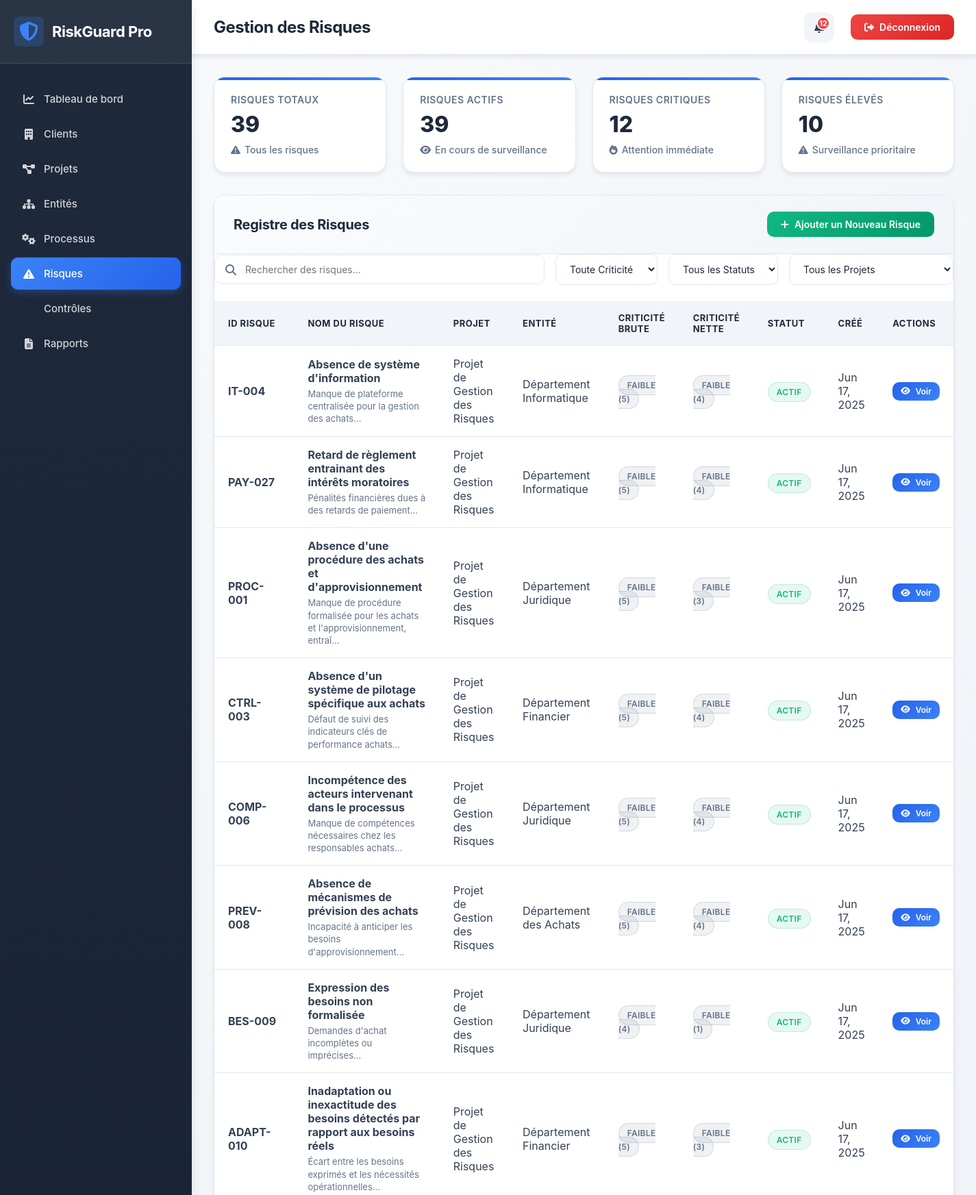
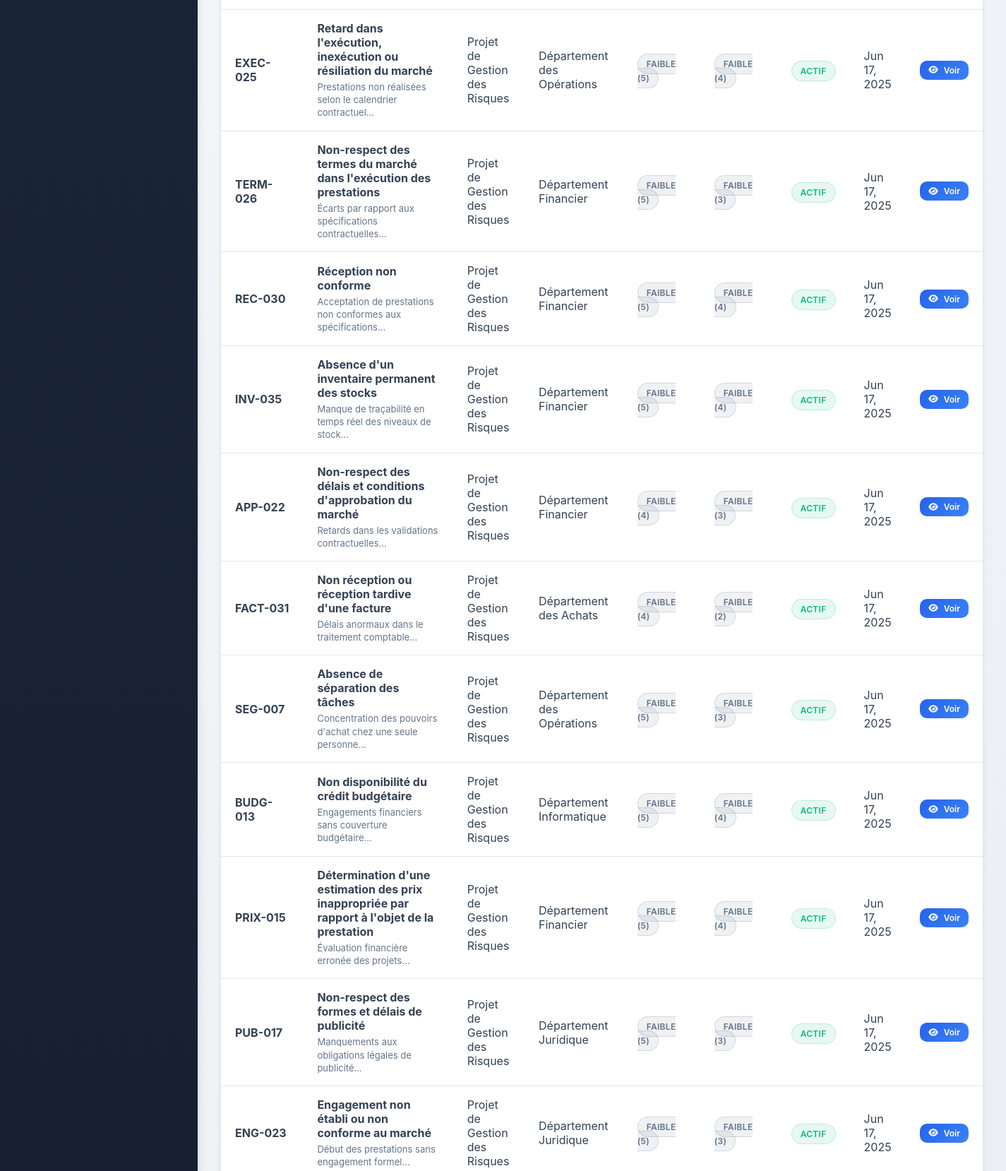
Screenshot of /risks.php (upper part) with the database file from the repository (2 pictures, top to bottom).
### tables this page shows
CREATE TABLE `risk` (
  `id` int(11) NOT NULL,
  `createdAt` datetime DEFAULT CURRENT_TIMESTAMP,
  `updatedAt` datetime DEFAULT CURRENT_TIMESTAMP ON UPDATE CURRENT_TIMESTAMP,
  `name` varchar(255) NOT NULL,
  `code` varchar(255) DEFAULT NULL,
  `description` text,
  `cause` text NOT NULL,
  `details` text,
  `frequency` int(11) NOT NULL,
  `existantDb` text,
  `financialImpact` int(11) NOT NULL,
  `legalImpact` int(11) NOT NULL,
  `reputationImpact` int(11) NOT NULL,
  `activityImpact` int(11) NOT NULL,
  `peopleImpact` int(11) NOT NULL,
  `brutCriticality` int(11) NOT NULL,
  `evaluation` int(11) NOT NULL,
  `netCriticality` int(11) NOT NULL,
  `active` tinyint(1) NOT NULL,
  `activityId` int(11) NOT NULL,
  `entityId` int(11) NOT NULL,
  `operationalObjectiveId` int(11) DEFAULT NULL,
  `strategicObjectiveId` int(11) DEFAULT NULL,
  `riskFamilyId` int(11) DEFAULT NULL,
  `riskScore` int(11) GENERATED ALWAYS AS ((`frequency` * `brutCriticality`)) STORED,
  `residualScore` int(11) GENERATED ALWAYS AS ((`evaluation` * `netCriticality`)) STORED,
  `lastReviewDate` date DEFAULT NULL,
  `nextReviewDate` date DEFAULT NULL,
  `reviewFrequency` enum('weekly','monthly','quarterly','biannually','annually') DEFAULT 'annually'
);

CREATE TABLE `project` (
  `id` int(11) NOT NULL,
  `createdAt` datetime DEFAULT CURRENT_TIMESTAMP,
  `updatedAt` datetime DEFAULT CURRENT_TIMESTAMP ON UPDATE CURRENT_TIMESTAMP,
  `name` varchar(255) NOT NULL,
  `code` varchar(255) DEFAULT NULL,
  `clientId` int(11) NOT NULL,
  `active` tinyint(1) NOT NULL
);

CREATE TABLE `entity` (
  `id` int(11) NOT NULL,
  `createdAt` datetime DEFAULT CURRENT_TIMESTAMP,
  `updatedAt` datetime DEFAULT CURRENT_TIMESTAMP ON UPDATE CURRENT_TIMESTAMP,
  `name` varchar(255) NOT NULL,
  `code` varchar(255) DEFAULT NULL,
  `projectId` int(11) NOT NULL,
  `parentId` int(11) DEFAULT NULL
);

### lang/translation.php (called while the page is built, shortened)
<?php
class Translation {
    private static $translations = [];
    public static function load($lang) {
        $file = __DIR__ . "/$lang.php";
        if (file_exists($file)) {
            self::$translations = include $file;
        } else {
            self::$translations = [];
        }
    }
    public static function translate($key) {
        return self::$translations[$key] ?? $key;
    }
}
function __($key) {
    return Translation::translate($key);
}
?>

### risks.php (the view, shortened to what this page needs)
<?php
require_once 'lang/translation.php';
$database = new Database();
$db = $database->getConnection();
$risks = [];
$total_risks = 0;
$active_risks = 0;
$critical_risks = 0;
$high_risks = 0;
if ($db) {
    try {
        $query = "SELECT r.*,
                         a.name as activity_name,
                         e.name as entity_name,
                         p.name as project_name,
                         r.createdAt
                  FROM risk r
                  LEFT JOIN activity a ON r.activityId = a.id
                  LEFT JOIN entity e ON r.entityId = e.id
                  LEFT JOIN project p ON e.projectId = p.id
                  ORDER BY r.riskScore DESC, r.createdAt DESC";
        $stmt = $db->prepare($query);
        $stmt->execute();
        $risks = $stmt->fetchAll(PDO::FETCH_ASSOC);
        $total_risks = count($risks);
        $active_risks = count(array_filter($risks, function($risk) { return $risk['active']; }));
        $critical_risks = count(array_filter($risks, function($risk) { return $risk['riskScore'] >= 20; }));
        $high_risks = count(array_filter($risks, function($risk) { return $risk['riskScore'] >= 15 && $risk['riskScore'] < 20; }));
    } catch (PDOException $e) {
        error_log("Database error: " . $e->getMessage());
    }
}
?>
<!DOCTYPE html>
<html lang="en">
<head>
    <link rel="stylesheet" href="https://cdnjs.cloudflare.com/ajax/libs/font-awesome/6.4.0/css/all.min.css">
</head>
<body>
    <div id="app">
        <aside class="sidebar">
            <div class="logo">
                <i class="fas fa-shield-alt"></i>
                <span><?php echo __('RiskGuard Pro'); ?></span>
            </div>
            <nav>
                <ul>
                    <li><a href="index.php"><i class="fas fa-chart-line"></i> <?php echo __('Dashboard'); ?></a></li>
                    <li><a href="clients.php"><i class="fas fa-building"></i> <?php echo __('Clients'); ?></a></li>
                    <li><a href="projects.php"><i class="fas fa-project-diagram"></i> <?php echo __('Projects'); ?></a></li>
                    <li><a href="entities.php"><i class="fas fa-sitemap"></i> <?php echo __('Entities'); ?></a></li>
                    <li><a href="processes.php"><i class="fas fa-cogs"></i> <?php echo __('Processes'); ?></a></li>
                    <li><a href="risks.php" class="active"><i class="fas fa-exclamation-triangle"></i> <?php echo __('Risks'); ?></a></li>
                    <li><a href="controls.php"><i class="fas fa-shield-check"></i> <?php echo __('Controls'); ?></a></li>
                    <li><a href="reports.php"><i class="fas fa-file-alt"></i> <?php echo __('Reports'); ?></a></li>
                </ul>
            </nav>
        </aside>
        <div class="content">
            <header class="header">
                <div class="header-left">
                    <h1><?php echo __('Risks Management'); ?></h1>
                </div>
                <div class="header-right">
                    <div class="notifications">
                        <span class="badge"><?php echo $critical_risks; ?></span>
                    </div>
                    <a href="logout.php" class="btn">
                        <i class="fas fa-sign-out-alt"></i> <?php echo __('Logout'); ?>
                    </a>
                </div>
            </header>
            <main class="main-content">
                <div class="stats-grid">
                    <div class="stat-card">
                        <h3><?php echo __('Total Risks'); ?></h3>
                        <div class="stat-value"><?php echo $total_risks; ?></div>
                        <div class="stat-change">
                            <i class="fas fa-exclamation-triangle"></i> <?php echo __('All risks'); ?>
                        </div>
                    </div>
                    <div class="stat-card">
                        <h3><?php echo __('Active Risks'); ?></h3>
                        <div class="stat-value"><?php echo $active_risks; ?></div>
                        <div class="stat-change">
                            <i class="fas fa-eye"></i> <?php echo __('Being monitored'); ?>
                        </div>
                    </div>
                    <div class="stat-card">
                        <h3><?php echo __('Critical Risks'); ?></h3>
                        <div class="stat-value"><?php echo $critical_risks; ?></div>
                        <div class="stat-change">
                            <i class="fas fa-fire"></i> <?php echo __('Immediate attention'); ?>
                        </div>
                    </div>
                    <div class="stat-card">
                        <h3><?php echo __('High Risks'); ?></h3>
                        <div class="stat-value"><?php echo $high_risks; ?></div>
                        <div class="stat-change">
                            <i class="fas fa-warning"></i> <?php echo __('Priority monitoring'); ?>
                        </div>
                    </div>
                </div>
                <div class="card">
                    <div class="card-header">
                        <h3 class="card-title"><?php echo __('Risk Register'); ?></h3>
                        <a href="add_risk.php" class="btn btn-success">
                            <i class="fas fa-plus"></i> <?php echo __('Add New Risk'); ?>
                        </a>
                    </div>
                    <div class="card-body">
                        <div class="search-filter">
                            <div class="search-box">
                                <i class="fas fa-search"></i>
                                <input type="text" placeholder="<?php echo __('Search risks...'); ?>" id="searchInput">
                            </div>
                            <select class="filter-select" id="criticalityFilter">
                                <option value=""><?php echo __('All Criticality'); ?></option>
                            </select>
                            <select class="filter-select" id="statusFilter">
                                <option value=""><?php echo __('All Status'); ?></option>
                            </select>
                            <select class="filter-select" id="projectFilter">
                                <option value=""><?php echo __('All Projects'); ?></option>
                            </select>
                        </div>
                        <table class="table" id="risksTable">
                            <thead>
                                <tr>
                                    <th><?php echo __('Risk ID'); ?></th>
                                    <th><?php echo __('Risk Name'); ?></th>
                                    <th><?php echo __('Project'); ?></th>
                                    <th><?php echo __('Entity'); ?></th>
                                    <th><?php echo __('Brut Criticality'); ?></th>
                                    <th><?php echo __('Net Criticality'); ?></th>
                                    <th><?php echo __('Status'); ?></th>
                                    <th><?php echo __('Created'); ?></th>
                                    <th><?php echo __('Actions'); ?></th>
                                </tr>
                            </thead>
                            <tbody>
                                <?php foreach ($risks as $risk): ?>
                                <tr>
                                    <td><strong><?php echo htmlspecialchars($risk['code']); ?></strong></td>
                                    <td>
                                        <div>
                                            <strong><?php echo htmlspecialchars($risk['name']); ?></strong>
                                            <div class="risk-details">
                                                <?php echo htmlspecialchars(substr($risk['description'], 0, 80)) . '...'; ?>
                                            </div>
                                        </div>
                                    </td>
                                    <td><?php echo htmlspecialchars($risk['project_name']); ?></td>
                                    <td><?php echo htmlspecialchars($risk['entity_name']); ?></td>
                                    <td>
                                        <?php
                                        $brutCriticality = $risk['brutCriticality'];
                                        $status_class = 'status-low';
                                        $status_text = 'Low';
                                        if ($brutCriticality >= 20) {
                                            $status_class = 'status-critical';
                                            $status_text = __('Critical');
                                        } elseif ($brutCriticality >= 15) {
                                            $status_class = 'status-high';
                                            $status_text = __('High');
                                        } elseif ($brutCriticality >= 10) {
                                            $status_class = 'status-medium';
                                            $status_text = __('Medium');
                                        } else {
                                            $status_text = __('Low');
                                        }
                                        ?>
                                        <span class="status-badge <?php echo $status_class; ?>">
                                            <?php echo $status_text; ?> (<?php echo $brutCriticality; ?>)
                                        </span>
                                    </td>
                                    <td>
                                        <?php
                                        $netCriticality = $risk['netCriticality'];
                                        $net_status_class = 'status-low';
                                        $net_status_text = 'Low';
                                        if ($netCriticality >= 20) {
                                            $net_status_class = 'status-critical';
                                            $net_status_text = __('Critical');
                                        } elseif ($netCriticality >= 15) {
                                            $net_status_class = 'status-high';
                                            $net_status_text = __('High');
                                        } elseif ($netCriticality >= 10) {
                                            $net_status_class = 'status-medium';
                                            $net_status_text = __('Medium');
                                        } else {
                                            $net_status_text = __('Low');
                                        }
                                        ?>
                                        <span class="status-badge <?php echo $net_status_class; ?>">
                                            <?php echo $net_status_text; ?> (<?php echo $netCriticality; ?>)
                                        </span>
                                    </td>
                                    <td>
                                        <span class="status-badge <?php echo $risk['active'] ? 'status-active' : 'status-inactive'; ?>">
                                            <?php echo $risk['active'] ? __('Active') : __('Inactive'); ?>
                                        </span>
                                    </td>
                                    <td><?php echo date('M j, Y', strtotime($risk['createdAt'])); ?></td>
                                    <td>
                                        <a href="risk_detail.php?id=<?php echo $risk['id']; ?>" class="btn btn-primary btn-sm">
                                            <i class="fas fa-eye"></i> <?php echo __('View'); ?>
                                        </a>
                                    </td>
                                </tr>
                                <?php endforeach; ?>
                            </tbody>
                        </table>
                    </div>
                </div>
            </main>
        </div>
    </div>
</body>
</html>

### rows the page displays
risk: code "IT-004", name "Absence de système d'information", description "Manque de plateforme centralisée pour la gestion des achats", project.name "Projet de Gestion des Risques", entityId.name "Département Informatique", status_text "FAIBLE", brutCriticality "5", net_status_text "FAIBLE", netCriticality "4", createdAt "Jun 17, 2025"
risk: code "PAY-027", name "Retard de règlement entrainant des intérêts moratoires", description "Pénalités financières dues à des retards de paiement", project.name "Projet de Gestion des Risques", entityId.name "Département Informatique", status_text "FAIBLE", brutCriticality "5", net_status_text "FAIBLE", netCriticality "4", createdAt "Jun 17, 2025"
risk: code "PROC-001", name "Absence d'une procédure des achats et d'approvisionnement", description "Manque de procédure formalisée pour les achats et l'approvisionnement, entraî", project.name "Projet de Gestion des Risques", entityId.name "Département Juridique", status_text "FAIBLE", brutCriticality "5", net_status_text "FAIBLE", netCriticality "3", createdAt "Jun 17, 2025"
risk: code "CTRL-003", name "Absence d'un système de pilotage spécifique aux achats", description "Défaut de suivi des indicateurs clés de performance achats", project.name "Projet de Gestion des Risques", entityId.name "Département Financier", status_text "FAIBLE", brutCriticality "5", net_status_text "FAIBLE", netCriticality "4", createdAt "Jun 17, 2025"
risk: code "COMP-006", name "Incompétence des acteurs intervenant dans le processus", description "Manque de compétences nécessaires chez les responsables achats", project.name "Projet de Gestion des Risques", entityId.name "Département Juridique", status_text "FAIBLE", brutCriticality "5", net_status_text "FAIBLE", netCriticality "4", createdAt "Jun 17, 2025"
risk: code "PREV-008", name "Absence de mécanismes de prévision des achats", description "Incapacité à anticiper les besoins d'approvisionnement", project.name "Projet de Gestion des Risques", entityId.name "Département des Achats", status_text "FAIBLE", brutCriticality "5", net_status_text "FAIBLE", netCriticality "4", createdAt "Jun 17, 2025"
risk: code "BES-009", name "Expression des besoins non formalisée", description "Demandes d'achat incomplètes ou imprécises", project.name "Projet de Gestion des Risques", entityId.name "Département Juridique", status_text "FAIBLE", brutCriticality "4", net_status_text "FAIBLE", netCriticality "1", createdAt "Jun 17, 2025"
risk: code "ADAPT-010", name "Inadaptation ou inexactitude des besoins détectés par rapport aux besoins réels", description "Écart entre les besoins exprimés et les nécessités opérationnelles", project.name "Projet de Gestion des Risques", entityId.name "Département Financier", status_text "FAIBLE", brutCriticality "5", net_status_text "FAIBLE", netCriticality "3", createdAt "Jun 17, 2025"
risk: code "EXEC-025", name "Retard dans l'exécution, inexécution ou résiliation du marché", description "Prestations non réalisées selon le calendrier contractuel", project.name "Projet de Gestion des Risques", entityId.name "Département des Opérations", status_text "FAIBLE", brutCriticality "5", net_status_text "FAIBLE", netCriticality "4", createdAt "Jun 17, 2025"
risk: code "TERM-026", name "Non-respect des termes du marché dans l'exécution des prestations", description "Écarts par rapport aux spécifications contractuelles", project.name "Projet de Gestion des Risques", entityId.name "Département Financier", status_text "FAIBLE", brutCriticality "5", net_status_text "FAIBLE", netCriticality "3", createdAt "Jun 17, 2025"
risk: code "REC-030", name "Réception non conforme", description "Acceptation de prestations non conformes aux spécifications", project.name "Projet de Gestion des Risques", entityId.name "Département Financier", status_text "FAIBLE", brutCriticality "5", net_status_text "FAIBLE", netCriticality "4", createdAt "Jun 17, 2025"
risk: code "INV-035", name "Absence d'un inventaire permanent des stocks", description "Manque de traçabilité en temps réel des niveaux de stock", project.name "Projet de Gestion des Risques", entityId.name "Département Financier", status_text "FAIBLE", brutCriticality "5", net_status_text "FAIBLE", netCriticality "4", createdAt "Jun 17, 2025"
risk: code "APP-022", name "Non-respect des délais et conditions d'approbation du marché", description "Retards dans les validations contractuelles", project.name "Projet de Gestion des Risques", entityId.name "Département Financier", status_text "FAIBLE", brutCriticality "4", net_status_text "FAIBLE", netCriticality "3", createdAt "Jun 17, 2025"
risk: code "FACT-031", name "Non réception ou réception tardive d'une facture", description "Délais anormaux dans le traitement comptable", project.name "Projet de Gestion des Risques", entityId.name "Département des Achats", status_text "FAIBLE", brutCriticality "4", net_status_text "FAIBLE", netCriticality "2", createdAt "Jun 17, 2025"
risk: code "SEG-007", name "Absence de séparation des tâches", description "Concentration des pouvoirs d'achat chez une seule personne", project.name "Projet de Gestion des Risques", entityId.name "Département des Opérations", status_text "FAIBLE", brutCriticality "5", net_status_text "FAIBLE", netCriticality "3", createdAt "Jun 17, 2025"
risk: code "BUDG-013", name "Non disponibilité du crédit budgétaire", description "Engagements financiers sans couverture budgétaire", project.name "Projet de Gestion des Risques", entityId.name "Département Informatique", status_text "FAIBLE", brutCriticality "5", net_status_text "FAIBLE", netCriticality "4", createdAt "Jun 17, 2025"
risk: code "PRIX-015", name "Détermination d'une estimation des prix inappropriée par rapport à l'objet de la prestation", description "Évaluation financière erronée des projets", project.name "Projet de Gestion des Risques", entityId.name "Département Financier", status_text "FAIBLE", brutCriticality "5", net_status_text "FAIBLE", netCriticality "4", createdAt "Jun 17, 2025"
risk: code "PUB-017", name "Non-respect des formes et délais de publicité", description "Manquements aux obligations légales de publicité", project.name "Projet de Gestion des Risques", entityId.name "Département Juridique", status_text "FAIBLE", brutCriticality "5", net_status_text "FAIBLE", netCriticality "3", createdAt "Jun 17, 2025"
risk: code "ENG-023", name "Engagement non établi ou non conforme au marché", description "Début des prestations sans engagement formel", project.name "Projet de Gestion des Risques", entityId.name "Département Juridique", status_text "FAIBLE", brutCriticality "5", net_status_text "FAIBLE", netCriticality "3", createdAt "Jun 17, 2025"

### other values shown
__('RiskGuard Pro') "RiskGuard Pro"
__('Dashboard') "Tableau de bord"
__('Clients') "Clients"
__('Projects') "Projets"
__('Entities') "Entités"
__('Processes') "Processus"
__('Risks') "Risques"
__('Controls') "Contrôles"
__('Reports') "Rapports"
__('Risks Management') "Gestion des Risques"
$critical_risks "12"
__('Logout') "Déconnexion"
__('Total Risks') "RISQUES TOTAUX"
$total_risks "39"
__('All risks') "Tous les risques"
